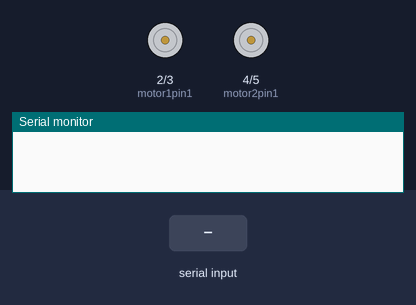
A sketch run on a simulated Arduino Uno, built with avr-gcc and run on an emulated ATmega328P. Shown: motor-driver pin pairs drawn as motors (green arrow = first pin HIGH = forward, orange = second pin HIGH = backward, longer = more drive, scaled by the enable pin), the last lines printed to the serial monitor. Inputs (shaded band) come from the test bench.

Above: at 1.2 s.
1.3 s: "90,45,200\n" received over Serial
At 2.1 s:
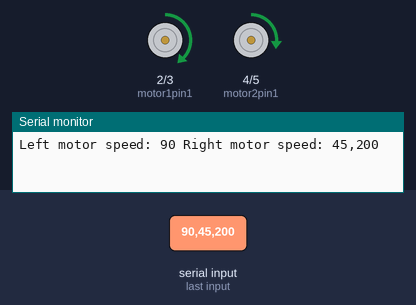
2.8 s: "30,150\n" received over Serial
At 3.1 s:
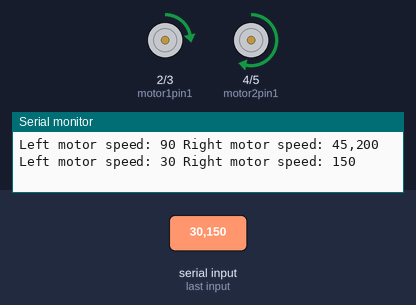
4.3 s: "1,90\n" received over Serial
At 5.4 s:
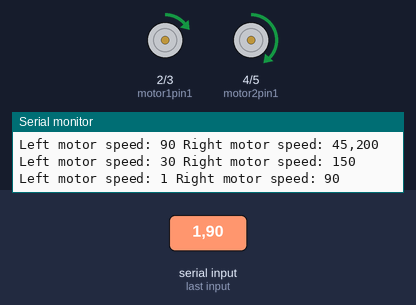
5.8 s: "30,150,10\n" received over Serial
At 6.7 s:
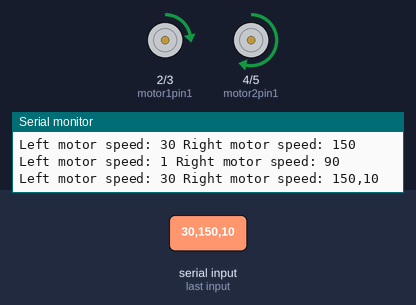
7.3 s: "90,45\n" received over Serial
At 7.7 s:
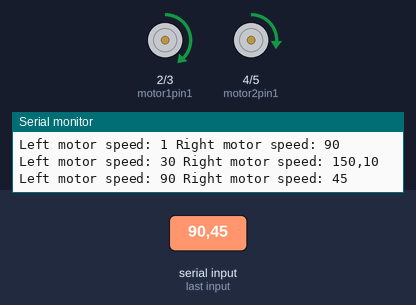
Timing chart, 0 to 9.8 s (numbered marks = the images above; inputs shaded):
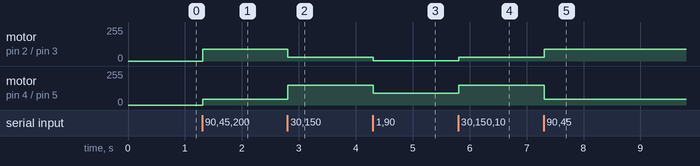

Measured:
- after the input at 1.3 s, motor on pin 2 (motor1pin1) / pin 3 (motor1pin2): stopped → forward 90/255 at once; motor on pin 4 (motor2pin1) / pin 5 (motor2pin2): stopped → forward 45/255 at once
- after the input at 2.8 s, motor on pin 2 (motor1pin1) / pin 3 (motor1pin2): forward 90/255 → forward 30/255 at once; motor on pin 4 (motor2pin1) / pin 5 (motor2pin2): forward 45/255 → forward 150/255 at once
- after the input at 4.3 s, motor on pin 2 (motor1pin1) / pin 3 (motor1pin2): forward 30/255 → forward 1/255 at once; motor on pin 4 (motor2pin1) / pin 5 (motor2pin2): forward 150/255 → forward 90/255 at once
- after the input at 5.8 s, motor on pin 2 (motor1pin1) / pin 3 (motor1pin2): forward 1/255 → forward 30/255 at once; motor on pin 4 (motor2pin1) / pin 5 (motor2pin2): forward 90/255 → forward 150/255 at once
- after the input at 7.3 s, motor on pin 2 (motor1pin1) / pin 3 (motor1pin2): forward 30/255 → forward 90/255 at once; motor on pin 4 (motor2pin1) / pin 5 (motor2pin2): forward 150/255 → forward 45/255 at once

The sketch:

motor_code_with_bluetooth.ino
```cpp
int motor1pin1 = 2;
int motor1pin2 = 3;

int motor2pin1 = 4;
int motor2pin2 = 5;

int ENApin = 9;
int ENBpin = 10;

void setup() {
  Serial.begin(9600);
  // put your setup code here, to run once:
  pinMode(motor1pin1, OUTPUT);
  pinMode(motor1pin2, OUTPUT);
  pinMode(motor2pin1, OUTPUT);
  pinMode(motor2pin2, OUTPUT);


  pinMode(ENApin, OUTPUT);
  pinMode(ENBpin, OUTPUT);

}

void loop() {


  if (Serial.available() > 0) {

    String data = Serial.readStringUntil('\n'); // Read until newline
    data.trim(); // Remove extra spaces/newlines
    int commaIndex = data.indexOf(','); // Find the comma position
    if (commaIndex > 0) {
      String SpeedValueLeft = data.substring(0, commaIndex);  // First part
      String SpeedValueRight = data.substring(commaIndex + 1); // Second part

      float AbsoluteSpeedLeft = abs(SpeedValueLeft.toFloat());
      float AbsoluteSpeedRight = abs(SpeedValueRight.toFloat());

      if (SpeedValueLeft.toFloat() > 0){
        digitalWrite(motor1pin1,HIGH);
        digitalWrite(motor1pin2, LOW);
      }else if(SpeedValueLeft.toFloat()<0){
        digitalWrite(motor1pin1,LOW);
        digitalWrite(motor1pin2, HIGH);
      }
      if (SpeedValueRight.toFloat() > 0){
        digitalWrite(motor2pin1,HIGH);
        digitalWrite(motor2pin2, LOW);
      }else if(SpeedValueRight.toFloat()  <0){
        digitalWrite(motor2pin1,LOW);
        digitalWrite(motor2pin2, HIGH);
      }
      Serial.println("Left motor speed: " + SpeedValueLeft + " Right motor speed: " + SpeedValueRight);

      analogWrite(ENApin, AbsoluteSpeedLeft);  // Set motor speed
      analogWrite(ENBpin, AbsoluteSpeedRight);


    }
  }

}
```
